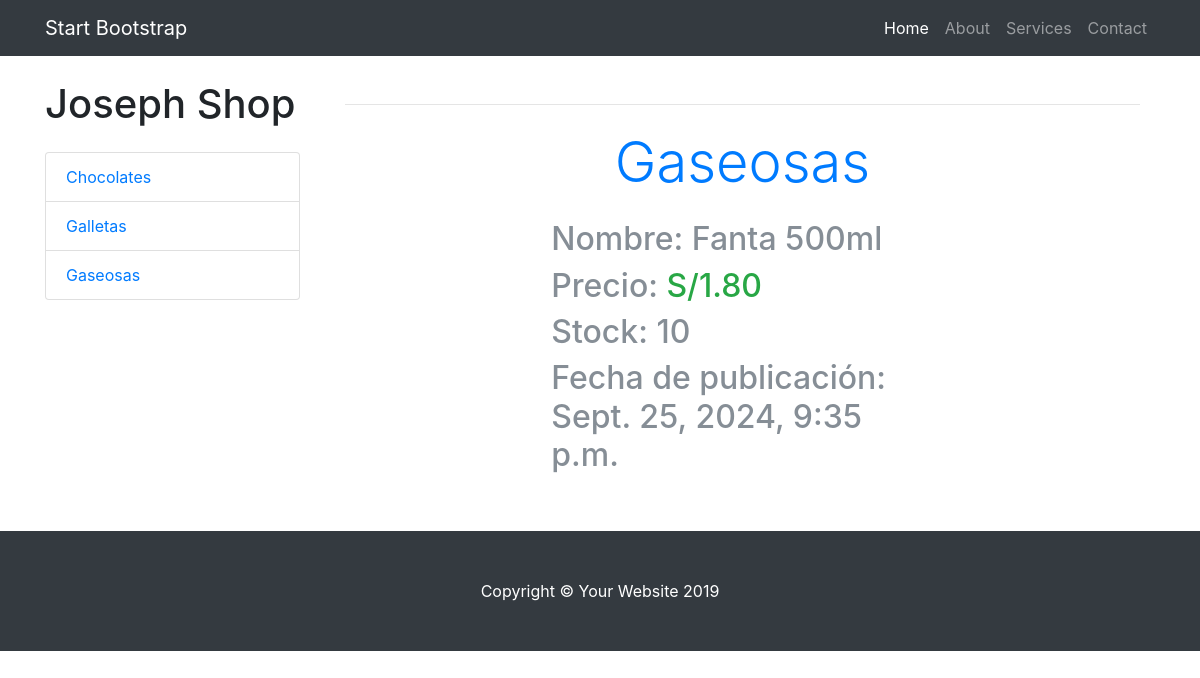
Page /tienda/producto/1/ on the committed database.
### tienda/models.py (models this page shows, shortened)
class Categoria(models.Model):
    nombre = models.CharField(max_length=200)
    pub_date = models.DateTimeField('fecha de registro',auto_now=True)
    def __str__(self):
        return self.nombre

class Producto(models.Model):
    categoria = models.ForeignKey(Categoria,on_delete=models.CASCADE)
    nombre = models.CharField(max_length=200)
    precio = models.DecimalField(max_digits=6,decimal_places=2)
    stock = models.IntegerField(default=0)
    pub_date = models.DateTimeField('date published')

### tienda/views.py (the view)
# urls.py: path("producto/<int:producto_id>/", views.producto, name="producto"),
def producto (request, producto_id):
    producto = get_object_or_404(Producto, pk=producto_id)
    categoria_list = Categoria.objects.order_by('nombre')[:3]
    context = {
        'producto': producto,
        'categoria_list': categoria_list
    }
    return render(request,'producto.html', context)

### tienda/templates/producto.html
{% extends "layout.html" %}
{% block content %}
<div class="container my-5">
    <hr class="my-4">
    <div class="text-center">
        <h1 class="display-4 text-primary">{{ producto.categoria }}</h1>
    </div>
    <div class="row mt-4">
        <div class="col-md-6 offset-md-3">
            <h2 class="text-secondary">Nombre: <span class="fw-bold">{{ producto.nombre }}</span></h2>
            <h2 class="text-secondary">Precio: <span class="fw-bold text-success">S/{{ producto.precio }}</span></h2>
            <h2 class="text-secondary">Stock: <span class="fw-bold">{{ producto.stock }}</span></h2>
            <h2 class="text-secondary">Fecha de publicación: <span class="fw-bold">{{ producto.pub_date }}</span></h2>
        </div>
    </div>
</div>
{% endblock %}

### tienda/templates/layout.html (shortened to what this page needs)
{% load static %}
<!DOCTYPE html>
<html lang="en">
  <head>
    <link rel="stylesheet" href="{% static 'vendor/bootstrap/css/bootstrap.min.css'%}">
    <link rel="stylesheet" href="{% static 'css/shop.css'%}">
  </head>
  <body>
    <nav class="navbar navbar-expand-lg navbar-dark bg-dark fixed-top">
      <div class="container">
        <a class="navbar-brand" href="#">Start Bootstrap</a>
        <div class="collapse navbar-collapse" id="navbarResponsive">
          <ul class="navbar-nav ml-auto">
            <li class="nav-item active">
              <a class="nav-link" href="{% url 'index' %}">Home
              </a>
            </li>
            <li class="nav-item">
              <a class="nav-link" href="#">About</a>
            </li>
            <li class="nav-item">
              <a class="nav-link" href="#">Services</a>
            </li>
            <li class="nav-item">
              <a class="nav-link" href="#">Contact</a>
            </li>
          </ul>
        </div>
      </div>
    </nav>
    <div class="container">
      <div class="row">
        <div class="col-lg-3">
          <h1 class="my-4">Joseph Shop</h1>
          <div class="list-group">
            {% for cat in categoria_list %}
            <a href="/tienda/categoria/{{ cat.id }}" class="list-group-item">{{cat}}</a>
            {% endfor %}
          </div>
        </div>
        <div class="col-lg-9">
            {% block content %}
            {% endblock %}
        </div>
      </div>
    </div>
    <footer class="py-5 bg-dark">
      <div class="container">
        <p class="m-0 text-center text-white">Copyright &copy; Your Website 2019</p>
      </div>
    </footer>
  </body>
</html>

### tienda/static/css/shop.css (style rules this page uses)
body { padding-top: 54px; }
@media (min-width: 992px) { body { padding-top: 56px; } }

### rows in the picture
Categoria: nombre "Chocolates"
Categoria: nombre "Galletas"
Categoria: nombre "Gaseosas"
Producto: categoria "Gaseosas", nombre "Fanta 500ml", precio "1.80", stock "10", pub_date "Sept. 25, 2024, 9:35 p.m."
